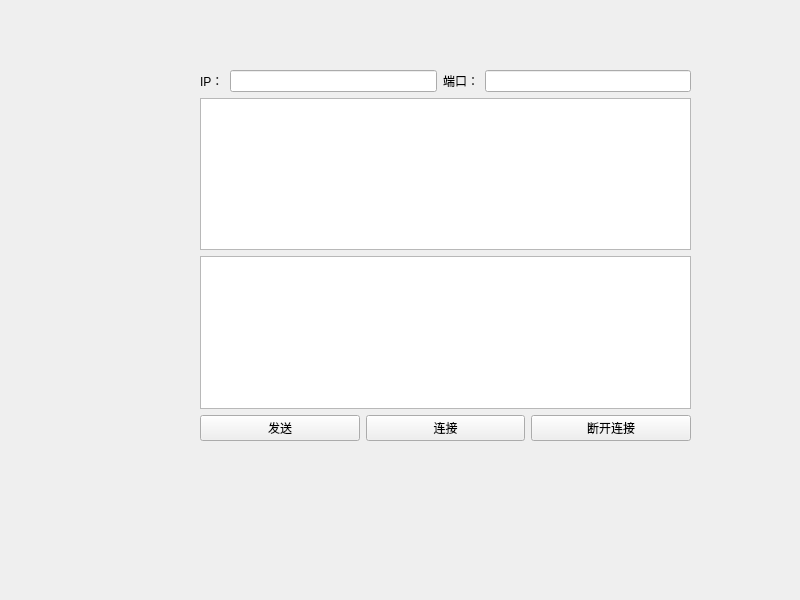
<?xml version="1.0" encoding="UTF-8"?>
<ui version="4.0">
 <class>Widget</class>
 <widget class="QWidget" name="Widget">
  <property name="geometry">
   <rect>
    <x>0</x>
    <y>0</y>
    <width>800</width>
    <height>600</height>
   </rect>
  </property>
  <property name="windowTitle">
   <string>Widget</string>
  </property>
  <widget class="QWidget" name="">
   <property name="geometry">
    <rect>
     <x>200</x>
     <y>70</y>
     <width>491</width>
     <height>371</height>
    </rect>
   </property>
   <layout class="QVBoxLayout" name="verticalLayout">
    <item>
     <layout class="QHBoxLayout" name="horizontalLayout">
      <item>
       <widget class="QLabel" name="label">
        <property name="text">
         <string>IP：</string>
        </property>
       </widget>
      </item>
      <item>
       <widget class="QLineEdit" name="ipLineEdit"/>
      </item>
      <item>
       <widget class="QLabel" name="label_2">
        <property name="text">
         <string>端口：</string>
        </property>
       </widget>
      </item>
      <item>
       <widget class="QLineEdit" name="portLineEdit"/>
      </item>
     </layout>
    </item>
    <item>
     <widget class="QTextEdit" name="readTextEdit"/>
    </item>
    <item>
     <widget class="QTextEdit" name="sendTextEdit"/>
    </item>
    <item>
     <layout class="QHBoxLayout" name="horizontalLayout_2">
      <item>
       <widget class="QPushButton" name="sendPushButton">
        <property name="text">
         <string>发送</string>
        </property>
       </widget>
      </item>
      <item>
       <widget class="QPushButton" name="connectPushButton">
        <property name="text">
         <string>连接</string>
        </property>
       </widget>
      </item>
      <item>
       <widget class="QPushButton" name="disConnectPushButton">
        <property name="text">
         <string>断开连接</string>
        </property>
       </widget>
      </item>
     </layout>
    </item>
   </layout>
  </widget>
 </widget>
 <resources/>
 <connections/>
</ui>
